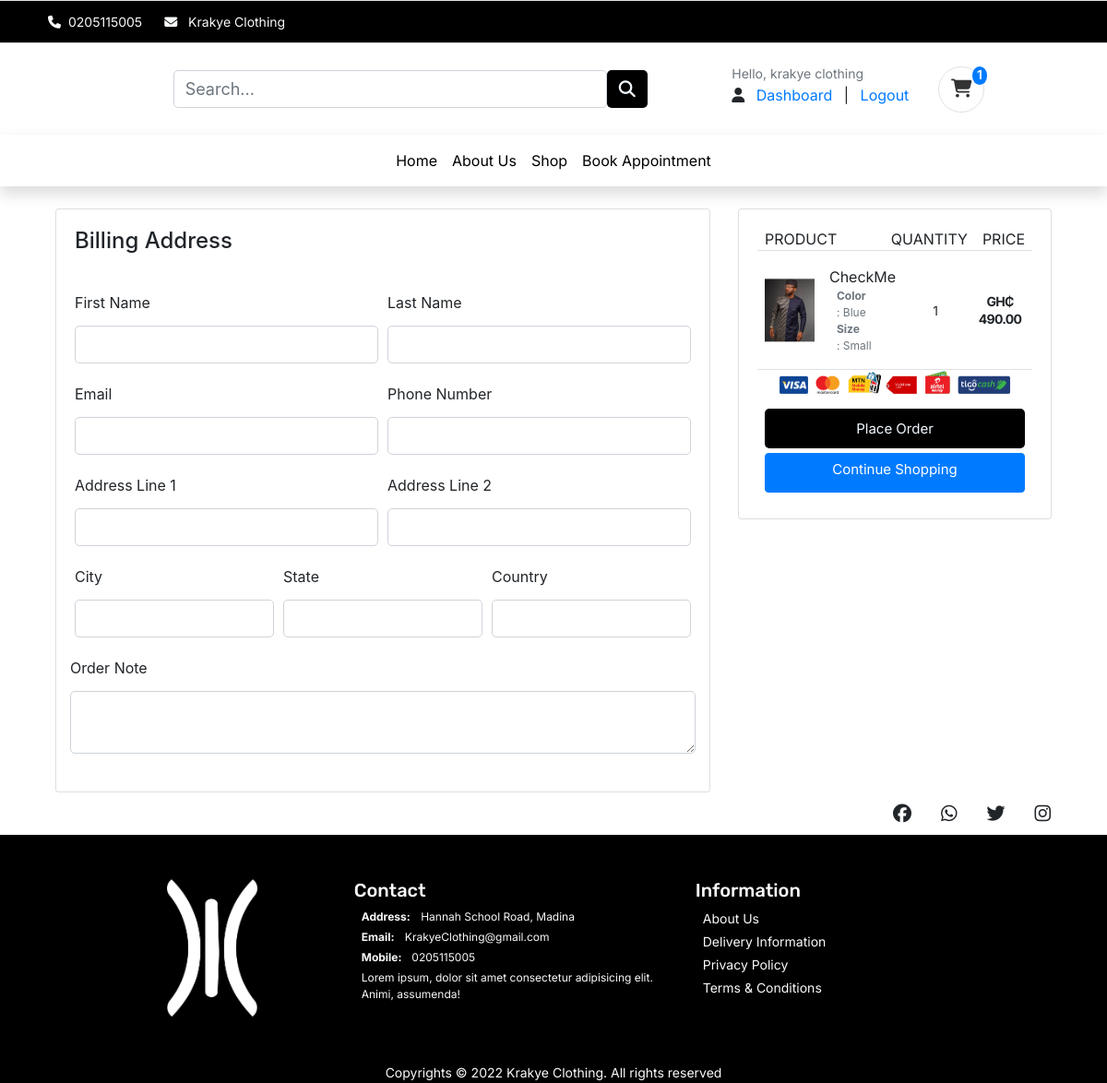
The page /cart/checkout/ (signed in) on the database its author committed.
### accounts/models.py (models this page shows, shortened)
class UserBase(AbstractBaseUser, PermissionsMixin):
    username = models.CharField(max_length=150, unique=True)
    email = models.EmailField(_('email address'), unique=True)
    first_name = models.CharField(max_length=150, blank=True)
    last_name = models.CharField(max_length=150, blank=True)
    phone_number = models.CharField(max_length=50)
    address_line_1 = models.CharField(blank=True, max_length=100)
    address_line_2 = models.CharField(blank=True, max_length=100)
    profile_picture = models.ImageField(blank=True, upload_to='userprofile', default='/userprofile/profile_default.png')
    city = models.CharField(blank=True, max_length=20)
    state = models.CharField(blank=True, max_length=20)
    country = models.CharField(blank=True, max_length=20)
    is_active = models.BooleanField(default=False)
    is_staff = models.BooleanField(default=False)
    is_admin = models.BooleanField(default=False)
    date_created = models.DateTimeField(auto_now_add=True)
    last_login = models.DateTimeField(auto_now_add=True)
    updated = models.DateTimeField(auto_now=True)
    objects = CustomAccountManager()
    USERNAME_FIELD = 'email'
    REQUIRED_FIELDS = ['username', 'first_name', 'last_name']
    class Meta:
        verbose_name = "Accounts"
        verbose_name_plural = "Accounts"
        default_permissions = ()
    def __str__(self):
        return self.username
    def full_name(self):
        return f'{self.first_name} {self.last_name}'

### cart/models.py (models this page shows, shortened)
class CartItem(models.Model):
    user = models.ForeignKey(UserBase, on_delete=models.CASCADE, null=True)
    product = models.ForeignKey(Product, on_delete=models.CASCADE)
    variation = models.ManyToManyField(Variation, blank=True)
    cart = models.ForeignKey(Cart, on_delete=models.CASCADE, null=True)
    quantity = models.IntegerField()
    is_active = models.BooleanField(default=True)

### store/models.py (models this page shows, shortened)
class Product(models.Model):
    product_name = models.CharField(max_length=255)
    slug = models.SlugField(max_length=255, unique=True)
    description = models.TextField(blank=True)
    size_guide = models.ImageField(upload_to='size_guide/')
    images = models.ImageField(upload_to='products/')
    price = models.DecimalField(max_digits=6, decimal_places=2, default=0)
    discounted_price = models.DecimalField(max_digits=6, decimal_places=2, default=0)
    stock = models.IntegerField(default=0)
    in_stock = models.BooleanField(default=True)
    created_date = models.DateTimeField(auto_now_add=True)
    modified_date = models.DateTimeField(auto_now=True)
    category = models.ForeignKey(Category, on_delete=models.CASCADE)
    objects = models.Manager()
    products = ProductManager()
    class Meta:
        verbose_name_plural = 'Products'
        ordering = ('-created_date', )

class Variation(models.Model):
    product = models.ForeignKey(Product, on_delete=models.CASCADE)
    variation_category = models.CharField(max_length=100, choices=variation_category_choices)
    variation_value = models.CharField(max_length=100,)
    is_active = models.BooleanField(default=True)
    created_date = models.DateTimeField(auto_now=True)
    objects = VariationManager()

### cart/views.py (the view)
# urls.py: path('checkout/', views.checkout, name='checkout'),
@login_required(login_url='accounts:login')
def checkout(request, total=0, quantity=0, cart_items=None, cart_item_count=0):
    try:
        if request.user.is_authenticated:
            cart_items = CartItem.objects.filter(user=request.user, is_active=True)
        else:
            cart = Cart.objects.get(cart_id=_cart_id(request))
            cart_items = CartItem.objects.filter(cart=cart, is_active=True)
        for cart_item in cart_items:
            total += (cart_item.product.discounted_price * cart_item.quantity)
            quantity += cart_item.quantity
            cart_item_count = CartItem.objects.get(cart_id=_cart_id(request)).count()
    except:
        pass
    context ={
        'total': total,
        'quantity':quantity,
        'cart_items':cart_items,
        'cart_item_count':cart_item_count
    }
    return render(request,  'store/cart/checkout.html', context )

### cart/context_processors.py (called while the page is built)
def counter(request):
    cart_count = 0
    if 'admin' in request.path:
        return {}
    else:
        try:
            cart = Cart.objects.filter(cart_id=_cart_id(request))
            if request.user.is_authenticated:
                cart_items = CartItem.objects.all().filter(user=request.user)
            else:
                cart_items = CartItem.objects.all().filter(cart=cart[:1])
            for cart_item in cart_items:
                cart_count += cart_item.quantity
        except Cart.DoesNotExist:
            cart_count = 0
    return dict(cart_count=cart_count)

### cart/views.py (called while the page is built)
def _cart_id(request):
    cart = request.session.session_key
    if not cart:
        cart = request.session.create()
    return cart

### templates/store/cart/checkout.html (shortened to what this page needs)
{% extends '../../base.html' %} {% block title %}Krakye Clothing || Cart{% endblock%}
{% block content %} {%load static%}
<link rel="stylesheet" href="{%static 'css/ui.css'%}">
  <section class="section-content mt-4 padding-y bg">
  <div class="container">
  <div class="row">
    <aside class="col-lg-8">
  <div class="card">
    <div class="card-body">
      <h4 class="card-title mb-4">Billing Address</h4>
      <form action="{%url 'orders:place_order'%}" method="POST">
        <div class="form-row">
          <div class="col form-group">
            <label for="">First Name</label>
            <input type="text" name="first_name" class="form-control" required>
          </div>
          <div class="col form-group">
            <label for="">Last Name</label>
            <input type="text" name="last_name" class="form-control" required>
          </div>
        </div>
        <div class="form-row">
          <div class="col form-group">
            <label for="">Email</label>
            <input type="email" name="email" class="form-control" required>
          </div>
          <div class="col form-group">
            <label for="">Phone Number</label>
            <input type="text" name="phone" class="form-control" required>
          </div>
        </div>
        <div class="form-row">
          <div class="col form-group">
            <label for="">Address Line 1</label>
            <input type="text" name="address_line_1" class="form-control" required>
          </div>
          <div class="col form-group">
            <label for="">Address Line 2</label>
            <input type="text" name="address_line_2" class="form-control">
          </div>
        </div>
        <div class="form-row">
          <div class="col form-group">
            <label for="">City</label>
            <input type="text" name="city" class="form-control" required>
          </div>
          <div class="col form-group">
            <label for="">State</label>
            <input type="text" name="state" class="form-control" required>
          </div>
          <div class="col form-group">
            <label for="">Country</label>
            <input type="text" name="country" class="form-control" required>
          </div>
          </div>
          <div class="form-row">
            <label for="">Order Note</label>
            <textarea name="order_note" rows="2" class="form-control"></textarea>
          </div>
    </div>
  </div>
    </aside>
    <aside class="col-lg-4">
      <div class="card">
      <div class="card-body">
        <div class="row text-center font-size-16 font-inter ">
          <div class="col"><span >PRODUCT</span></div>
          <div class="col"></div>
          <div class="col">QUANTITY</div>
          <div class="col">PRICE</div>
        </div>
        {% for cart_item in cart_items %}
        <div data-index='{{cart_item.id}}' class="row border-top border-bottom  product-item">
          <div class="row main align-items-center">
              <div class="col ">
                <img src="{{cart_item.product.images.url}}" class="img-fluid">
              </div>
              <div class="col">
                  <div class="row font-inter font-size-16">{{cart_item.product.product_name}}</div>
                  <div class="col">
                    {%if cart_item.variation.all%}
                    {% for item in cart_item.variation.all%}
                    <span class="row text-muted font-size-12"><b>{{item.variation_category |  capfirst}}</b> : {{item.variation_value |  capfirst}}</span>
                    {%endfor%}
                    {%endif%}
                  </div>
              </div>
              <div class="col d-flex justify-content-center text-center">
                <div>
                  <span class="font-size-14 font-inter">
                    {{cart_item.quantity}}
                  </span>
                </div>
             </div>
              <div class="col font-inter d-flex justify-content-center text-center">
                <div class="price-wrap">
                <span class="font-size-14 frow"> <strong>GH₵ {{cart_item.product.discounted_price}}</strong></span>
              </div>
          </div>
        </div>
          </div>
        {% endfor %}
        <p class="text-center mb-3">
          <img src="{%static 'images/mobile-money-logo-text-label-symbol-trademark-transparent-png-1174493.png'%}" class="img-fluid" style="max-width: 250px;">
        </p>
        <div class="mx-2">
          <button type="submit" name="submit" class="btn btn-product btn-block font-inter">Place Order</button>
        </div>
        <div class="mx-2 mb-2">
          <a href="{% url 'store:shop' %}" class="btn btn-primary btn-block font-inter">Continue Shopping</a>
        </div>
      </div>
      </div>
  </aside>
  </div>
  </div>
  </section>
{%endblock%}

### templates/includes/navbar.html (shortened to what this page needs)
<nav class="px-5 ml-3 navbar navbar-expand-lg navbar-light bg-white d-flex justify-content-between">
    <a class="navbar-brand" href="{%url "store:home"%}"><img src="https://festus-kwafo.github.io/KrakyeClothing/assets/logo.png" width="70" alt="" class="img-fluid"></a>
        <form action="{%url 'store:search'%}" method="GET" class="col-6">
          <div class="input-group">
            <input type="text" class="form-control" placeholder="Search..." name="keyword">
            <button class="btn btn-product" type="submit"><i class="fa-solid fa-magnifying-glass"></i>
            </button>
          </div>
        </form>
        <div class="d-flex nav-item">
            <div class="mr-3 navbar-item-hidden font-inter text-decoration-none">
              {% if user.id is None %}
              <div class="widget-header">
                <small class="title text-muted">Welcome Guest!</small>
                <div>
                  <a href="{% url 'accounts:login' %}">Sign in</a> <span class="dark-transp"> | </span>
                  <a href="{% url 'accounts:register' %}"> Register</a>
                </div>
              </div>
              {% else %}
              <div class="widget-header ">
                <small class="title font-inter text-muted">Hello, {{user.full_name}}</small>
                <div>
                  <span>
                    <i class="fa-solid fa-user"></i>
                  </span>
                  <a href="{% url 'accounts:dashboard' %}">Dashboard</a> <span class="dark-transp"> | </span>
                  <a href="{% url 'accounts:logout' %}"> Logout</a>
                </div>
              </div>
              {% endif %}
            </div>
            <div>
              <a href="{%url 'cart:cart_summary'%}">
                <button type="button" class="btn btn-cart border rounded-circle position-relative">
                  <i class="fa-solid fa-cart-shopping font-size-20"></i>
                  <span class="text-light position-absolute top-0 start-100 translate-middle rounded-circle badge bg-primary">
                    {{cart_count}}
                  </span>
                </button>
              </a>
            </div>
        </div>
  </nav>

### static/css/style.css (style rules this page uses)
button, button:focus { outline: none !important; box-shadow: none !important; }
.btn-product { background-color: black; color: aliceblue; }
.font-inter { font-family: "Inter", cursive; }
.font-size-12 { font-size: 12px; }
.font-size-14 { font-size: 14px; }
.font-size-16 { font-size: 16px; }
.font-size-20 { font-size: 20px; }
a { text-decoration: none; }
.btn-cart, .btn-wishlist { position: relative; align-items: center; justify-content: center; width: 50px; height: 50px; color: #333333; border: none; outline: none; border-radius: 50%; }
.row { margin: 0; }
.main { margin: 0; padding: 2vh 0; width: 100%; }
.col-2, .col { padding: 0 1vh; }
a { padding: 0 1vh; }
form { padding: 2vh 0; }
input { border: 1px solid rgba(0, 0, 0, 0.137); padding: 1vh; margin-bottom: 4vh; outline: none; width: 100%; background-color: #f7f7f7; }
input, textarea, button { padding: 8px 15px; border-radius: 5px !important; margin: 5px 0px; box-sizing: border-box; border: 1px solid #ccc; font-size: 18px !important; font-weight: 300; }
.btn-block { font-size: 15px !important; font-weight: 400; height: 43px; cursor: pointer; }

### static/css/ui.css (style rules this page uses)
.price-wrap { letter-spacing: -0.7px; line-height: 1.2; }

### rows shown on the page
UserBase: full_name "krakye clothing"
CartItem: product.images (picture), product.product_name "CheckMe", quantity "1", product.discounted_price "490.00"
Variation: variation_category "Color", variation_value "Blue"
Variation: variation_category "Size", variation_value "Small"

### other values the page prints
{{ cart_count }} "1"
